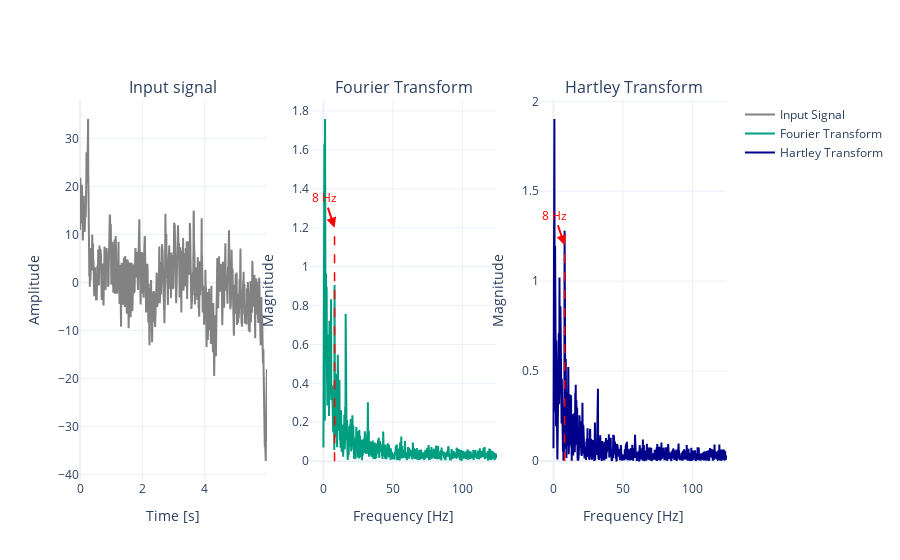
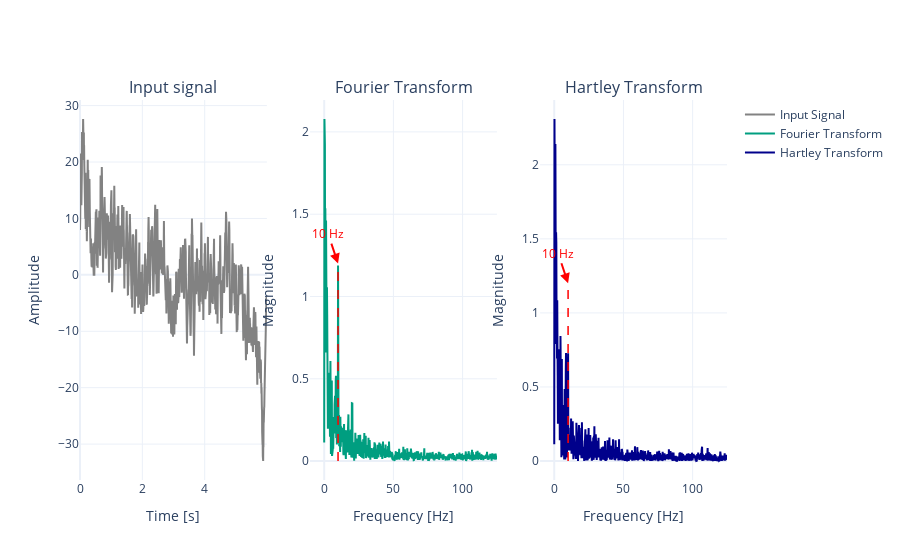
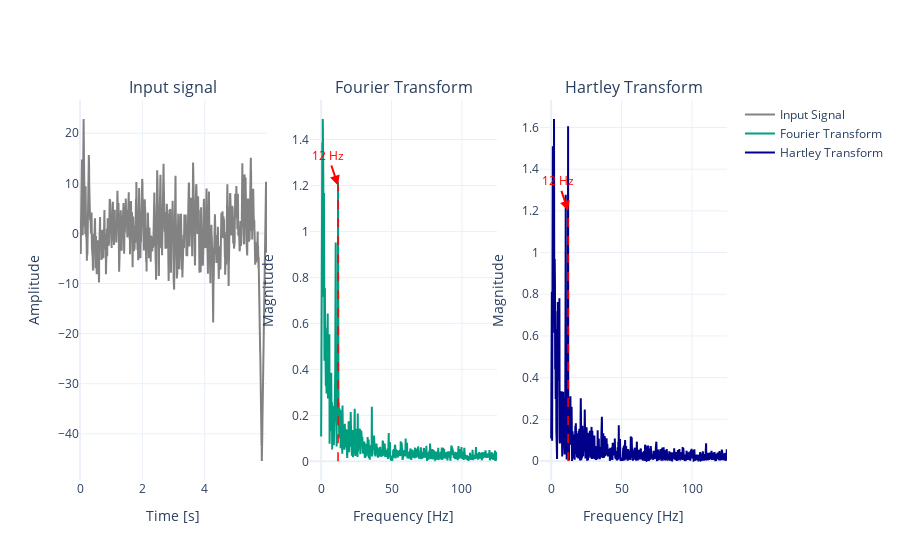
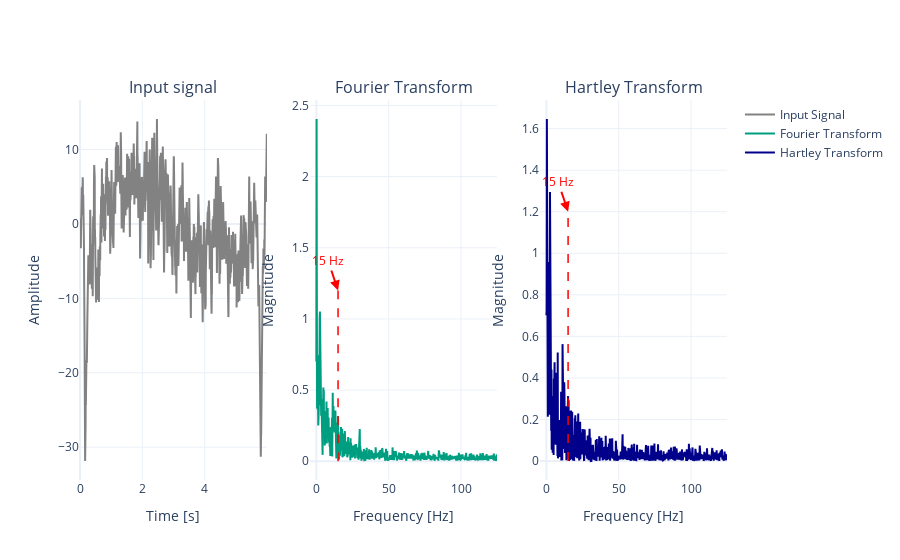

The notebook cell saved with these charts, in order:
### Markdown cell above
#### Plotting the signal and its Fourier and Hartley Transforms AFTER CAR

### Code cell
s = [signals8, signals10, signals12, signals15]
sf = [8, 10, 12, 15]

for idx, signal in enumerate(s):
    hartley_fourier(signal=np.reshape(signal, (signal.shape[2])), stimulus_frequency=sf[idx], sampling_frequency=250)

### Figure 1 — Plotly figure (JSON) as saved in the notebook; plotly's stock layout.template omitted (floating-point values rounded to 4 significant figures; data arrays with more than 128 entries replaced by an {"elided": "..."} marker saying what was removed)
{"data": [{"line": {"color": "rgb(130, 130, 130)"}, "mode": "lines", "name": "Input Signal", "type": "scatter", "x": {"elided": "1500 float values"}, "xaxis": "x", "y": {"elided": "1500 float values"}, "yaxis": "y"}, {"line": {"color": "rgb(0, 158, 128)"}, "mode": "lines", "name": "Fourier Transform", "type": "scatter", "x": {"elided": "1500 float values"}, "xaxis": "x2", "y": {"elided": "750 float values"}, "yaxis": "y2"}, {"line": {"color": "rgb(0, 0, 139)"}, "mode": "lines", "name": "Hartley Transform", "type": "scatter", "x": {"elided": "1500 float values"}, "xaxis": "x3", "y": {"elided": "750 float values"}, "yaxis": "y3"}], "layout": {"annotations": [{"font": {"size": 16}, "showarrow": false, "text": "Input signal", "x": 0.1444, "xanchor": "center", "xref": "paper", "y": 1, "yanchor": "bottom", "yref": "paper"}, {"font": {"size": 16}, "showarrow": false, "text": "Fourier Transform", "x": 0.5, "xanchor": "center", "xref": "paper", "y": 1, "yanchor": "bottom", "yref": "paper"}, {"font": {"size": 16}, "showarrow": false, "text": "Hartley Transform", "x": 0.8556, "xanchor": "center", "xref": "paper", "y": 1, "yanchor": "bottom", "yref": "paper"}, {"arrowcolor": "red", "arrowhead": 2, "arrowsize": 1, "arrowwidth": 2, "font": {"color": "red", "size": 12}, "showarrow": true, "text": "8 Hz", "x": 8, "xref": "x2", "y": 1.2, "yref": "y2"}, {"arrowcolor": "red", "arrowhead": 2, "arrowsize": 1, "arrowwidth": 2, "font": {"color": "red", "size": 12}, "showarrow": true, "text": "8 Hz", "x": 8, "xref": "x3", "y": 1.2, "yref": "y3"}], "shapes": [{"line": {"color": "red", "dash": "dash", "width": 1.5}, "type": "line", "x0": 8, "x1": 8, "xref": "x2", "y0": 0, "y1": 1.2, "yref": "y2"}, {"line": {"color": "red", "dash": "dash", "width": 1.5}, "type": "line", "x0": 8, "x1": 8, "xref": "x3", "y0": 0, "y1": 1.2, "yref": "y3"}], "title": {"text": ""}, "xaxis": {"anchor": "y", "domain": [0, 0.2889], "title": {"text": "Time [s]"}}, "xaxis2": {"anchor": "y2", "domain": [0.3556, 0.6444], "title": {"text": "Frequency [Hz]"}}, "xaxis3": {"anchor": "y3", "domain": [0.7111, 1], "title": {"text": "Frequency [Hz]"}}, "yaxis": {"anchor": "x", "domain": [0, 1], "title": {"text": "Amplitude"}}, "yaxis2": {"anchor": "x2", "domain": [0, 1], "title": {"text": "Magnitude"}}, "yaxis3": {"anchor": "x3", "domain": [0, 1], "title": {"text": "Magnitude"}}}}

### Figure 2 — Plotly figure (JSON) as saved in the notebook; plotly's stock layout.template omitted (floating-point values rounded to 4 significant figures; data arrays with more than 128 entries replaced by an {"elided": "..."} marker saying what was removed)
{"data": [{"line": {"color": "rgb(130, 130, 130)"}, "mode": "lines", "name": "Input Signal", "type": "scatter", "x": {"elided": "1500 float values"}, "xaxis": "x", "y": {"elided": "1500 float values"}, "yaxis": "y"}, {"line": {"color": "rgb(0, 158, 128)"}, "mode": "lines", "name": "Fourier Transform", "type": "scatter", "x": {"elided": "1500 float values"}, "xaxis": "x2", "y": {"elided": "750 float values"}, "yaxis": "y2"}, {"line": {"color": "rgb(0, 0, 139)"}, "mode": "lines", "name": "Hartley Transform", "type": "scatter", "x": {"elided": "1500 float values"}, "xaxis": "x3", "y": {"elided": "750 float values"}, "yaxis": "y3"}], "layout": {"annotations": [{"font": {"size": 16}, "showarrow": false, "text": "Input signal", "x": 0.1444, "xanchor": "center", "xref": "paper", "y": 1, "yanchor": "bottom", "yref": "paper"}, {"font": {"size": 16}, "showarrow": false, "text": "Fourier Transform", "x": 0.5, "xanchor": "center", "xref": "paper", "y": 1, "yanchor": "bottom", "yref": "paper"}, {"font": {"size": 16}, "showarrow": false, "text": "Hartley Transform", "x": 0.8556, "xanchor": "center", "xref": "paper", "y": 1, "yanchor": "bottom", "yref": "paper"}, {"arrowcolor": "red", "arrowhead": 2, "arrowsize": 1, "arrowwidth": 2, "font": {"color": "red", "size": 12}, "showarrow": true, "text": "10 Hz", "x": 10, "xref": "x2", "y": 1.2, "yref": "y2"}, {"arrowcolor": "red", "arrowhead": 2, "arrowsize": 1, "arrowwidth": 2, "font": {"color": "red", "size": 12}, "showarrow": true, "text": "10 Hz", "x": 10, "xref": "x3", "y": 1.2, "yref": "y3"}], "shapes": [{"line": {"color": "red", "dash": "dash", "width": 1.5}, "type": "line", "x0": 10, "x1": 10, "xref": "x2", "y0": 0, "y1": 1.2, "yref": "y2"}, {"line": {"color": "red", "dash": "dash", "width": 1.5}, "type": "line", "x0": 10, "x1": 10, "xref": "x3", "y0": 0, "y1": 1.2, "yref": "y3"}], "title": {"text": ""}, "xaxis": {"anchor": "y", "domain": [0, 0.2889], "title": {"text": "Time [s]"}}, "xaxis2": {"anchor": "y2", "domain": [0.3556, 0.6444], "title": {"text": "Frequency [Hz]"}}, "xaxis3": {"anchor": "y3", "domain": [0.7111, 1], "title": {"text": "Frequency [Hz]"}}, "yaxis": {"anchor": "x", "domain": [0, 1], "title": {"text": "Amplitude"}}, "yaxis2": {"anchor": "x2", "domain": [0, 1], "title": {"text": "Magnitude"}}, "yaxis3": {"anchor": "x3", "domain": [0, 1], "title": {"text": "Magnitude"}}}}

### Figure 3 — Plotly figure (JSON) as saved in the notebook; plotly's stock layout.template omitted (floating-point values rounded to 4 significant figures; data arrays with more than 128 entries replaced by an {"elided": "..."} marker saying what was removed)
{"data": [{"line": {"color": "rgb(130, 130, 130)"}, "mode": "lines", "name": "Input Signal", "type": "scatter", "x": {"elided": "1500 float values"}, "xaxis": "x", "y": {"elided": "1500 float values"}, "yaxis": "y"}, {"line": {"color": "rgb(0, 158, 128)"}, "mode": "lines", "name": "Fourier Transform", "type": "scatter", "x": {"elided": "1500 float values"}, "xaxis": "x2", "y": {"elided": "750 float values"}, "yaxis": "y2"}, {"line": {"color": "rgb(0, 0, 139)"}, "mode": "lines", "name": "Hartley Transform", "type": "scatter", "x": {"elided": "1500 float values"}, "xaxis": "x3", "y": {"elided": "750 float values"}, "yaxis": "y3"}], "layout": {"annotations": [{"font": {"size": 16}, "showarrow": false, "text": "Input signal", "x": 0.1444, "xanchor": "center", "xref": "paper", "y": 1, "yanchor": "bottom", "yref": "paper"}, {"font": {"size": 16}, "showarrow": false, "text": "Fourier Transform", "x": 0.5, "xanchor": "center", "xref": "paper", "y": 1, "yanchor": "bottom", "yref": "paper"}, {"font": {"size": 16}, "showarrow": false, "text": "Hartley Transform", "x": 0.8556, "xanchor": "center", "xref": "paper", "y": 1, "yanchor": "bottom", "yref": "paper"}, {"arrowcolor": "red", "arrowhead": 2, "arrowsize": 1, "arrowwidth": 2, "font": {"color": "red", "size": 12}, "showarrow": true, "text": "12 Hz", "x": 12, "xref": "x2", "y": 1.2, "yref": "y2"}, {"arrowcolor": "red", "arrowhead": 2, "arrowsize": 1, "arrowwidth": 2, "font": {"color": "red", "size": 12}, "showarrow": true, "text": "12 Hz", "x": 12, "xref": "x3", "y": 1.2, "yref": "y3"}], "shapes": [{"line": {"color": "red", "dash": "dash", "width": 1.5}, "type": "line", "x0": 12, "x1": 12, "xref": "x2", "y0": 0, "y1": 1.2, "yref": "y2"}, {"line": {"color": "red", "dash": "dash", "width": 1.5}, "type": "line", "x0": 12, "x1": 12, "xref": "x3", "y0": 0, "y1": 1.2, "yref": "y3"}], "title": {"text": ""}, "xaxis": {"anchor": "y", "domain": [0, 0.2889], "title": {"text": "Time [s]"}}, "xaxis2": {"anchor": "y2", "domain": [0.3556, 0.6444], "title": {"text": "Frequency [Hz]"}}, "xaxis3": {"anchor": "y3", "domain": [0.7111, 1], "title": {"text": "Frequency [Hz]"}}, "yaxis": {"anchor": "x", "domain": [0, 1], "title": {"text": "Amplitude"}}, "yaxis2": {"anchor": "x2", "domain": [0, 1], "title": {"text": "Magnitude"}}, "yaxis3": {"anchor": "x3", "domain": [0, 1], "title": {"text": "Magnitude"}}}}

### Figure 4 — Plotly figure (JSON) as saved in the notebook; plotly's stock layout.template omitted (floating-point values rounded to 4 significant figures; data arrays with more than 128 entries replaced by an {"elided": "..."} marker saying what was removed)
{"data": [{"line": {"color": "rgb(130, 130, 130)"}, "mode": "lines", "name": "Input Signal", "type": "scatter", "x": {"elided": "1500 float values"}, "xaxis": "x", "y": {"elided": "1500 float values"}, "yaxis": "y"}, {"line": {"color": "rgb(0, 158, 128)"}, "mode": "lines", "name": "Fourier Transform", "type": "scatter", "x": {"elided": "1500 float values"}, "xaxis": "x2", "y": {"elided": "750 float values"}, "yaxis": "y2"}, {"line": {"color": "rgb(0, 0, 139)"}, "mode": "lines", "name": "Hartley Transform", "type": "scatter", "x": {"elided": "1500 float values"}, "xaxis": "x3", "y": {"elided": "750 float values"}, "yaxis": "y3"}], "layout": {"annotations": [{"font": {"size": 16}, "showarrow": false, "text": "Input signal", "x": 0.1444, "xanchor": "center", "xref": "paper", "y": 1, "yanchor": "bottom", "yref": "paper"}, {"font": {"size": 16}, "showarrow": false, "text": "Fourier Transform", "x": 0.5, "xanchor": "center", "xref": "paper", "y": 1, "yanchor": "bottom", "yref": "paper"}, {"font": {"size": 16}, "showarrow": false, "text": "Hartley Transform", "x": 0.8556, "xanchor": "center", "xref": "paper", "y": 1, "yanchor": "bottom", "yref": "paper"}, {"arrowcolor": "red", "arrowhead": 2, "arrowsize": 1, "arrowwidth": 2, "font": {"color": "red", "size": 12}, "showarrow": true, "text": "15 Hz", "x": 15, "xref": "x2", "y": 1.2, "yref": "y2"}, {"arrowcolor": "red", "arrowhead": 2, "arrowsize": 1, "arrowwidth": 2, "font": {"color": "red", "size": 12}, "showarrow": true, "text": "15 Hz", "x": 15, "xref": "x3", "y": 1.2, "yref": "y3"}], "shapes": [{"line": {"color": "red", "dash": "dash", "width": 1.5}, "type": "line", "x0": 15, "x1": 15, "xref": "x2", "y0": 0, "y1": 1.2, "yref": "y2"}, {"line": {"color": "red", "dash": "dash", "width": 1.5}, "type": "line", "x0": 15, "x1": 15, "xref": "x3", "y0": 0, "y1": 1.2, "yref": "y3"}], "title": {"text": ""}, "xaxis": {"anchor": "y", "domain": [0, 0.2889], "title": {"text": "Time [s]"}}, "xaxis2": {"anchor": "y2", "domain": [0.3556, 0.6444], "title": {"text": "Frequency [Hz]"}}, "xaxis3": {"anchor": "y3", "domain": [0.7111, 1], "title": {"text": "Frequency [Hz]"}}, "yaxis": {"anchor": "x", "domain": [0, 1], "title": {"text": "Amplitude"}}, "yaxis2": {"anchor": "x2", "domain": [0, 1], "title": {"text": "Magnitude"}}, "yaxis3": {"anchor": "x3", "domain": [0, 1], "title": {"text": "Magnitude"}}}}
